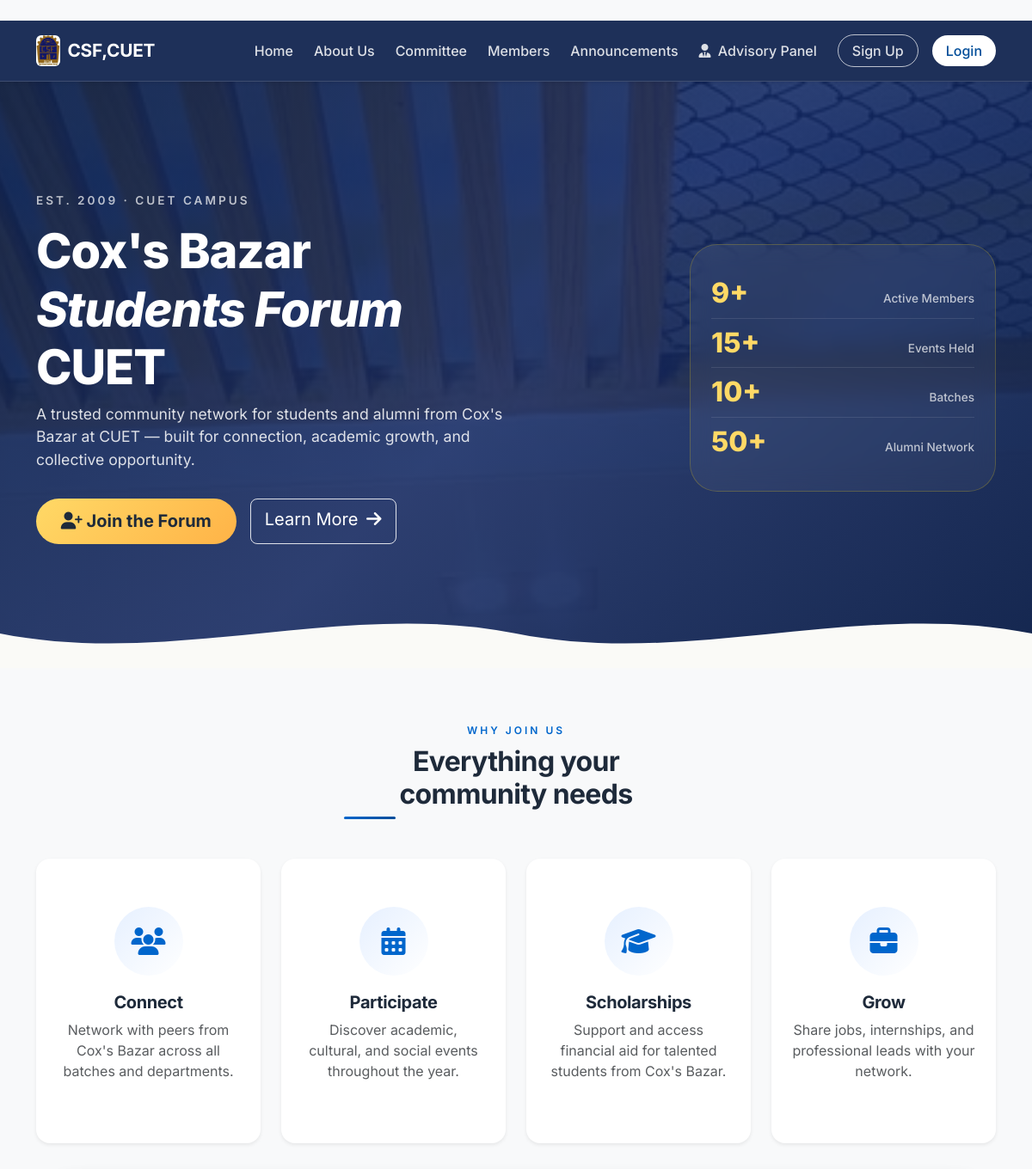
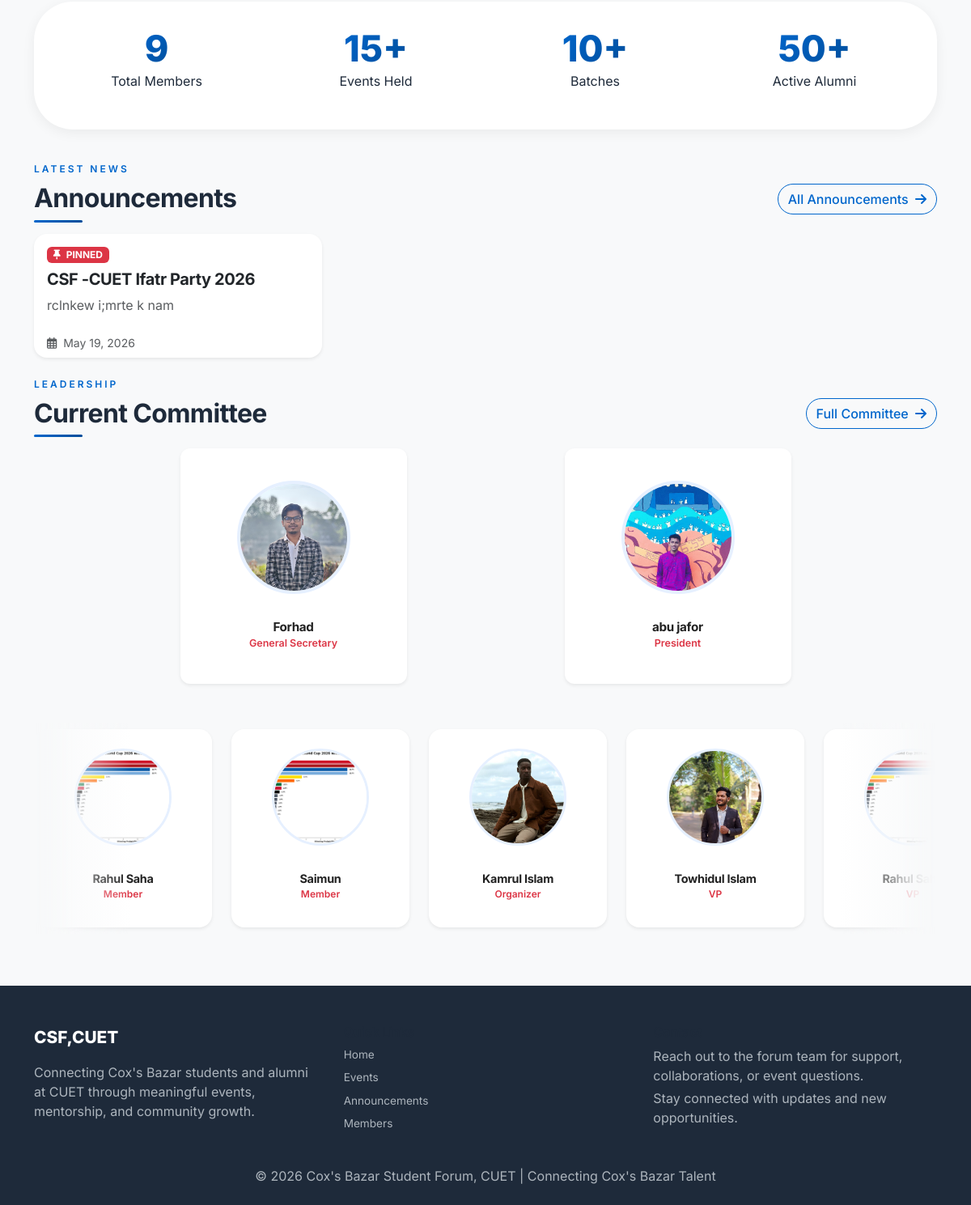
The page / on the database its author committed (2 pictures, top to bottom).
### core/models.py (models this page shows, shortened)
class Announcement(models.Model):
    admin = models.ForeignKey(User, on_delete=models.SET_NULL, null=True, related_name='announcements')
    title = models.CharField(max_length=200)
    content = models.TextField()
    image = models.ImageField(upload_to='announcements/', null=True, blank=True)
    is_pinned = models.BooleanField(default=False)
    created_at = models.DateTimeField(auto_now_add=True)

class CommitteeMember(models.Model):
    id = models.AutoField(primary_key=True)
    user = models.ForeignKey(User, on_delete=models.CASCADE, related_name='committee_roles')
    designation = models.CharField(max_length=100)
    session_year = models.CharField(max_length=20)
    order = models.IntegerField(default=0)
    is_current = models.BooleanField(default=True)
    class Meta:
        ordering = ['order', 'designation']

class User(AbstractBaseUser, PermissionsMixin):
    ROLE_CHOICES = [('member', 'Member'), ('admin', 'Admin')]
    STATUS_CHOICES = [('pending', 'Pending Approval'), ('active', 'Active'), ('inactive', 'Inactive')]
    BLOOD_GROUPS = [('A+','A+'),('A-','A-'),('B+','B+'),('B-','B-'),('AB+','AB+'),('AB-','AB-'),('O+','O+'),('O-','O-')]
    GENDER_CHOICES = [('Male','Male'),('Female','Female'),('Other','Other')]
    UPAZILA_CHOICES = [
        ('Cox\'s Bazar Sadar', "Cox's Bazar Sadar"),
        ('Teknaf', 'Teknaf'),
        ('Ukhiya', 'Ukhiya'),
        ('Chakaria', 'Chakaria'),
        ('Ramu', 'Ramu'),
        ('Pekua', 'Pekua'),
        ('Maheshkhali', 'Maheshkhali'),
        ('Kutubdia', 'Kutubdia'),
        ('Eidgaon', 'Eidgaon'),
        ('Other', 'Other'),
    ]
    id = models.AutoField(primary_key=True)
    serial_no = models.CharField(max_length=20, unique=True, blank=True, null=True)
    full_name = models.CharField(max_length=200)
    email = models.EmailField(unique=True)
    batch = models.IntegerField(null=True, blank=True)
    department = models.ForeignKey(Department, on_delete=models.SET_NULL, null=True)
    blood_group = models.CharField(max_length=3, choices=BLOOD_GROUPS)
    gender = models.CharField(max_length=10, choices=GENDER_CHOICES)
    phone = models.CharField(max_length=15)
    address = models.TextField(blank=True)
    dob = models.DateField(null=True, blank=True)
    profile_photo = models.ImageField(upload_to='profile_photos/', null=True, blank=True)
    upazila = models.CharField(max_length=100, choices=UPAZILA_CHOICES, blank=True)
    linkedin = models.URLField(blank=True)
    facebook = models.URLField(blank=True)
    twitter = models.URLField(blank=True)
    instagram = models.URLField(blank=True)
    company = models.CharField(max_length=150, blank=True)
    designation = models.CharField(max_length=100, blank=True)
    work_address = models.TextField(blank=True)
    status = models.CharField(max_length=10, choices=STATUS_CHOICES, default='pending')
    role = models.CharField(max_length=10, choices=ROLE_CHOICES, default='member')
    date_joined = models.DateTimeField(default=timezone.now)
    is_active = models.BooleanField(default=True)
    is_staff = models.BooleanField(default=False)
    objects = UserManager()
    USERNAME_FIELD = 'email'
    REQUIRED_FIELDS = ['full_name']

### core/views.py (the view)
def homepage(request):
    announcements = Announcement.objects.all()[:3]
    total_members = User.objects.filter(status='active').count()
    committees = CommitteeMember.objects.filter(is_current=True)
    context = {
        'announcements': announcements,
        'total_members': total_members,
        'committees': committees,
    }
    return render(request, 'core/homepage.html', context)

### core/templates/core/homepage.html (shortened to what this page needs)
﻿{% extends 'core/base.html' %}
{% load static %}
{% block content %}
<section class="hero-section"
         style="background: linear-gradient(135deg, rgba(11,31,75,0.92) 0%, rgba(19,41,102,0.85) 50%, rgba(11,31,75,0.95) 100%),
                url('{% static 'images/image.png' %}') center/cover no-repeat fixed;">
    <div class="container py-5">
        <div class="row align-items-center min-vh-75">
            <div class="col-lg-7">
                <div class="hero-eyebrow">Est. 2009 · CUET Campus</div>
                <h1 class="hero-title">
                    Cox's Bazar<br>
                    <em>Students Forum</em><br>
                     CUET
                </h1>
                <p class="hero-lead">
                    A trusted community network for students and alumni from Cox's Bazar at CUET —
                    built for connection, academic growth, and collective opportunity.
                </p>
                <div class="hero-actions">
                    <a href="{% url 'core:register' %}" class="btn btn-gold btn-lg">
                        <i class="fas fa-user-plus"></i> Join the Forum
                    </a>
                    <a href="{% url 'core:about' %}" class="btn btn-outline-light btn-lg">
                        Learn More <i class="fas fa-arrow-right ms-1"></i>
                    </a>
                </div>
            </div>
            <div class="col-lg-4 offset-lg-1 d-none d-lg-block">
                <div class="hero-stats-card">
                    <div class="hero-stat">
                        <span class="hero-stat-num">{{ total_members }}+</span>
                        <span class="hero-stat-label">Active Members</span>
                    </div>
                    <div class="hero-stat">
                        <span class="hero-stat-num">15+</span>
                        <span class="hero-stat-label">Events Held</span>
                    </div>
                    <div class="hero-stat">
                        <span class="hero-stat-num">10+</span>
                        <span class="hero-stat-label">Batches</span>
                    </div>
                    <div class="hero-stat" style="border-bottom:none;">
                        <span class="hero-stat-num">50+</span>
                        <span class="hero-stat-label">Alumni Network</span>
                    </div>
                </div>
            </div>
        </div>
    </div>
    <div class="hero-wave">
        <svg viewBox="0 0 1440 80" preserveAspectRatio="none" xmlns="http://www.w3.org/2000/svg">
            <path d="M0 40C240 80 480 0 720 40C960 80 1200 0 1440 40V80H0V40Z" fill="#FAFAF7"/>
        </svg>
    </div>
</section>
<section class="container mt-5 pt-3">
    <div class="text-center mb-5">
        <span class="section-eyebrow">Why Join Us</span>
        <h2 class="section-title mx-auto" style="max-width:400px;">Everything your community needs</h2>
    </div>
    <div class="row g-4">
        <div class="col-sm-6 col-lg-3">
            <article class="card value-card h-100 text-center border-0 shadow-sm">
                <div class="card-body py-5">
                    <div class="icon-circle"><i class="fas fa-users"></i></div>
                    <h5 class="value-title">Connect</h5>
                    <p class="text-muted">Network with peers from Cox's Bazar across all batches and departments.</p>
                </div>
            </article>
        </div>
        <div class="col-sm-6 col-lg-3">
            <article class="card value-card h-100 text-center border-0 shadow-sm">
                <div class="card-body py-5">
                    <div class="icon-circle"><i class="fas fa-calendar-alt"></i></div>
                    <h5 class="value-title">Participate</h5>
                    <p class="text-muted">Discover academic, cultural, and social events throughout the year.</p>
                </div>
            </article>
        </div>
        <div class="col-sm-6 col-lg-3">
            <article class="card value-card h-100 text-center border-0 shadow-sm">
                <div class="card-body py-5">
                    <div class="icon-circle"><i class="fas fa-graduation-cap"></i></div>
                    <h5 class="value-title">Scholarships</h5>
                    <p class="text-muted">Support and access financial aid for talented students from Cox's Bazar.</p>
                </div>
            </article>
        </div>
        <div class="col-sm-6 col-lg-3">
            <article class="card value-card h-100 text-center border-0 shadow-sm">
                <div class="card-body py-5">
                    <div class="icon-circle"><i class="fas fa-briefcase"></i></div>
                    <h5 class="value-title">Grow</h5>
                    <p class="text-muted">Share jobs, internships, and professional leads with your network.</p>
                </div>
            </article>
        </div>
    </div>
</section>
<section class="container mt-4">
    <div class="stats-grid">
        <div class="stat-block text-center">
            <span class="stat-counter" data-count="{{ total_members }}">{{ total_members }}</span>
            <p>Total Members</p>
        </div>
        <div class="stat-block text-center">
            <span class="stat-counter">15+</span>
            <p>Events Held</p>
        </div>
        <div class="stat-block text-center">
            <span class="stat-counter">10+</span>
            <p>Batches</p>
        </div>
        <div class="stat-block text-center">
            <span class="stat-counter">50+</span>
            <p>Active Alumni</p>
        </div>
    </div>
</section>
<section class="container mt-4 pt-2">
    <div class="d-flex justify-content-between align-items-end mb-4 flex-column flex-md-row gap-3">
        <div>
            <span class="section-eyebrow">Latest News</span>
            <h2 class="section-title mb-0">Announcements</h2>
        </div>
        <a href="{% url 'core:announcements' %}" class="btn btn-outline-primary rounded-pill">
            All Announcements <i class="fas fa-arrow-right ms-1"></i>
        </a>
    </div>
    <div class="row gy-4">
        {% for announcement in announcements %}
        <div class="col-md-4">
            <article class="card announcement-card h-100 shadow-sm border-0">
                <div class="card-body">
                    {% if announcement.is_pinned %}
                        <span class="badge bg-danger mb-2">
                            <i class="fas fa-thumbtack me-1"></i> PINNED
                        </span>
                    {% endif %}
                    <h5 class="card-title">{{ announcement.title }}</h5>
                    <p class="card-text text-muted">{{ announcement.content|truncatewords:22 }}</p>
                </div>
                <div class="card-footer bg-transparent border-0">
                    <small class="text-muted">
                        <i class="far fa-calendar-alt me-1"></i> {{ announcement.created_at|date:"F j, Y" }}
                    </small>
                </div>
            </article>
        </div>
        {% empty %}
        <div class="col-12">
            <div class="alert alert-info"><i class="fas fa-info-circle me-2"></i>No announcements yet. Check back soon.</div>
        </div>
        {% endfor %}
    </div>
</section>
<section class="container mt-4 mb-5">
    <div class="d-flex justify-content-between align-items-end mb-4 flex-column flex-md-row gap-3">
        <div>
            <span class="section-eyebrow">Leadership</span>
            <h2 class="section-title mb-0">Current Committee</h2>
        </div>
        <a href="{% url 'core:committee' %}" class="btn btn-outline-primary rounded-pill">
            Full Committee <i class="fas fa-arrow-right ms-1"></i>
        </a>
    </div>
    {% if committees %}
        <div class="row justify-content-center g-4 mb-5">
            {% for member in committees %}
                {% if member.designation|lower == "president" or member.designation|lower == "general secretary" %}
                    <div class="col-lg-5 col-md-6 d-flex justify-content-center">
                        <div class="card committee-card h-100 text-center shadow-sm border-0" style="max-width: 280px;">
                            {% if member.user.profile_photo %}
                                <img src="{{ member.user.profile_photo.url }}" loading="lazy" alt="{{ member.user.full_name }}" class="committee-avatar" style="width: 140px; height: 140px; object-fit: cover; border-radius: 50%; margin: 1.5rem auto 0.5rem; border: 4px solid var(--primary-light);">
                            {% else %}
                                <div class="committee-avatar placeholder" style="width: 140px; height: 140px; border-radius: 50%; margin: 1.5rem auto 0.5rem; background: #e9ecef; display: flex; align-items: center; justify-content: center;">
                                    <i class="fas fa-user fa-3x text-muted"></i>
                                </div>
                            {% endif %}
                            <div class="card-body">
                                <h5 class="committee-name">{{ member.user.full_name }}</h5>
                                <p class="committee-designation mb-0 text-primary">{{ member.designation }}</p>
                            </div>
                        </div>
                    </div>
                {% endif %}
            {% endfor %}
        </div>
        <div class="committee-slider-wrapper">
            <div class="committee-slider-track">
                {% for member in committees %}
                    {% if member.designation|lower != "president" and member.designation|lower != "general secretary" %}
                        <div class="committee-slide-item">
                            <div class="card committee-card h-100 text-center shadow-sm border-0" style="max-width: 220px;">
                                {% if member.user.profile_photo %}
                                    <img src="{{ member.user.profile_photo.url }}" loading="lazy" alt="{{ member.user.full_name }}" class="committee-avatar" style="width: 120px; height: 120px; object-fit: cover; border-radius: 50%; margin: 1rem auto 0.5rem; border: 3px solid var(--primary-light);">
                                {% else %}
                                    <div class="committee-avatar placeholder" style="width: 120px; height: 120px; border-radius: 50%; margin: 1rem auto 0.5rem; background: #e9ecef; display: flex; align-items: center; justify-content: center;">
                                        <i class="fas fa-user fa-2x text-muted"></i>
                                    </div>
                                {% endif %}
                                <div class="card-body">
                                    <h6 class="committee-name">{{ member.user.full_name }}</h6>
                                    <p class="committee-designation mb-0 text-muted small">{{ member.designation }}</p>
                                </div>
                            </div>
                        </div>
                    {% endif %}
                {% endfor %}
            </div>
        </div>
    {% else %}
        <p class="text-center text-muted">No committee members yet.</p>
    {% endif %}
</section>
{% endblock %}

### rows shown on the page
Announcement: is_pinned True (drawn), title "CSF -CUET Ifatr Party 2026", content "rclnkew i;mrte k nam", created_at "May 19, 2026"
CommitteeMember: user.profile_photo (picture), user.full_name "Forhad", designation "General Secretary"
CommitteeMember: user.profile_photo (picture), user.full_name "abu jafor", designation "President"
CommitteeMember: user.profile_photo (picture), user.full_name "Rahul Saha", designation "Member"
CommitteeMember: user.profile_photo (picture), user.full_name "Saimun", designation "Member"
CommitteeMember: user.profile_photo (picture), user.full_name "Kamrul Islam", designation "Organizer"
CommitteeMember: user.profile_photo (picture), user.full_name "Towhidul Islam", designation "VP"
CommitteeMember: user.profile_photo (picture), user.full_name "Rahul…", designation "VP"

### other values the page prints
{{ total_members }} "9"
